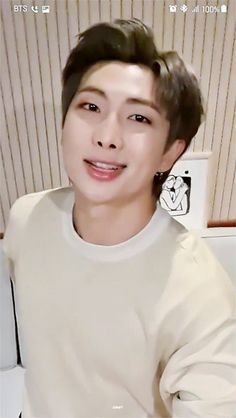
#> input picture AutoSelfie/img_rm.jpg, 236 x 418 px, given in place of the camera
$ jupyter execute Bluring_face.ipynb
#> lines starting #> are read from the running program, lines starting #| are printed output that depends on the picture; after the words box and inside, x2 and y2 are one past the last pixel; in counts of white or black regions, pixels touching at a corner belong together
[cell 1]
import cv2, time

[cell 2]
face_cas = cv2.CascadeClassifier(r"F:\DL Projects\OpenCVProjects\AutoSelfie\haarcascade_frontalface_default.xml")

[cell 3]
video = cv2.VideoCapture(0)

while True:
    success,frame = video.read()
#> frame is the input picture: shape (418, 236, 3); mean B, G, R 161.3, 172.2, 186.5
    gray = cv2.cvtColor(frame,cv2.COLOR_BGR2GRAY)
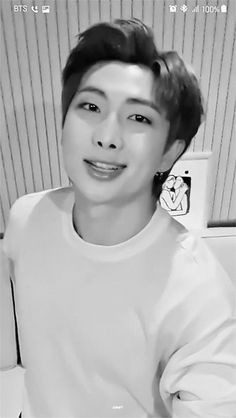
#> gray: shape (418, 236); min 0, max 255, mean 175.2
    face = face_cas.detectMultiScale(gray,1.1,5)
#> face = [[47, 64, 131, 131]]
    for x,y,w,h in face:
        img = cv2.rectangle(frame,(x,y),(x+w,y+h),(0,255,0),1)
        img[y:y+h,x:x+w] = cv2.medianBlur(img[y:y+h,x:x+w],35) #blur by 35% percent should be odd number
#> this loop made 1 pass
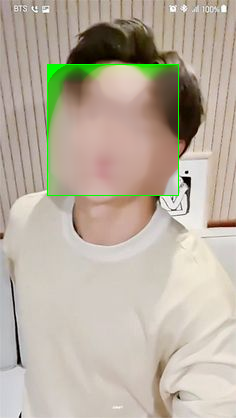
#> frame: shape (418, 236, 3); 17.66% of pixels changed, all inside (x1, y1, x2, y2) = (47, 64, 179, 196)
    cv2.imshow("Blur Img",frame)
    if cv2.waitKey(1) & 0XFF == ord('q'):
#> (key q is pressed here)
        break
video.release()
cv2.destroyAllWindows()

$ run again, on AutoSelfie/rm.jpg
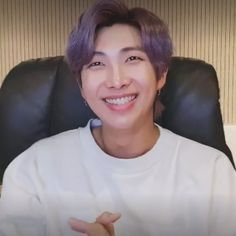
#> input picture AutoSelfie/rm.jpg, 236 x 236 px, given in place of the camera
#> frame is the input picture: shape (236, 236, 3); mean B, G, R 129.2, 129.6, 142.5
#> `gray = cv2.cvtColor(frame,cv2.COLOR_BGR2GRAY)`:
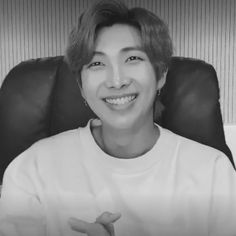
#> gray: shape (236, 236); min 15, max 228, mean 133.4
#> face = [[72, 27, 90, 90]]
#> the loop `for x,y,w,h in face:` made 1 pass
#> after the loop `for x,y,w,h in face:`:
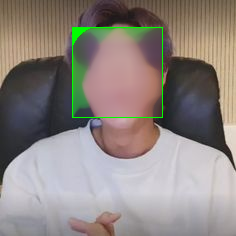
#> frame: shape (236, 236, 3); 14.86% of pixels changed, all inside (x1, y1, x2, y2) = (72, 27, 163, 118)
